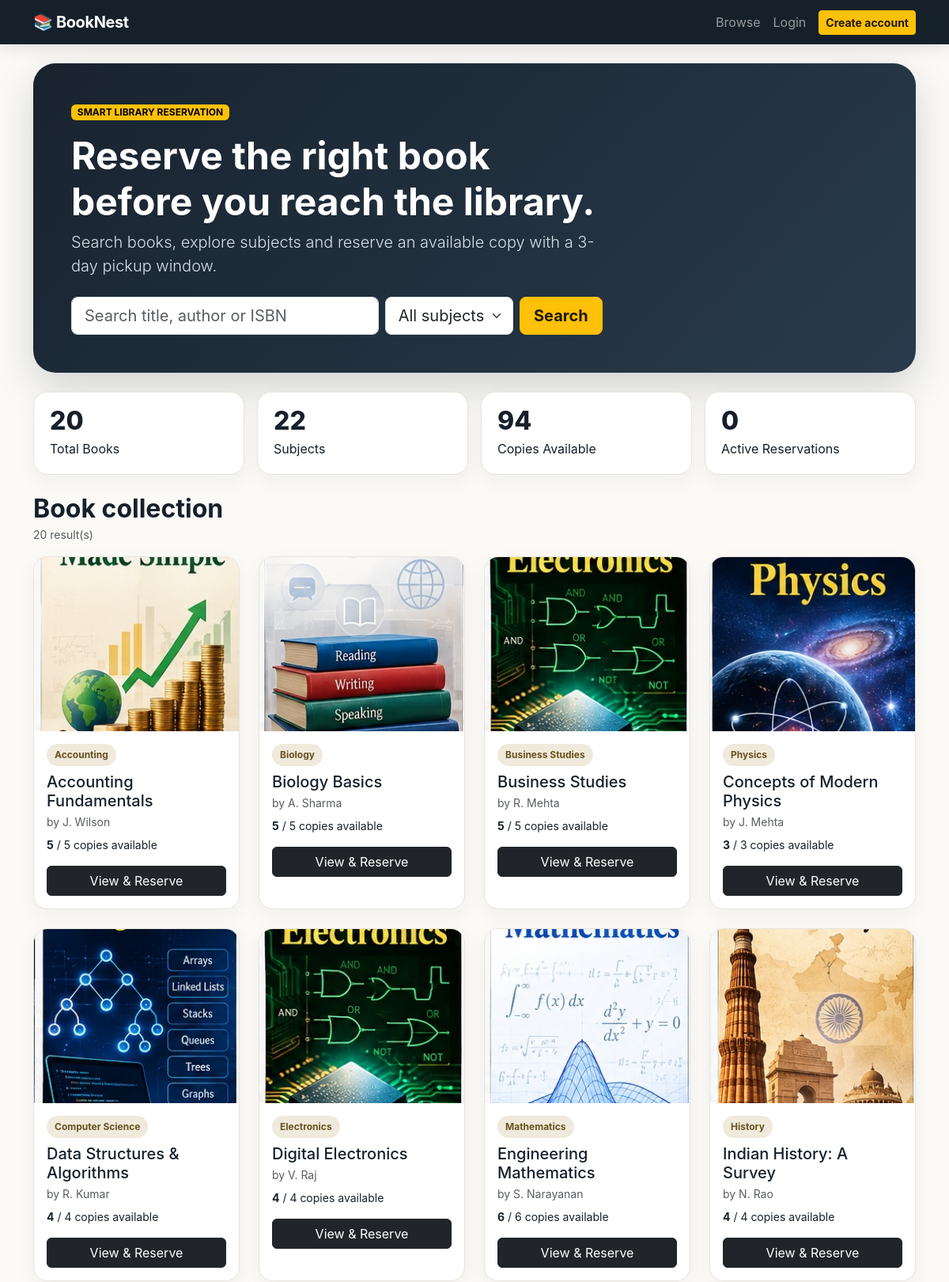
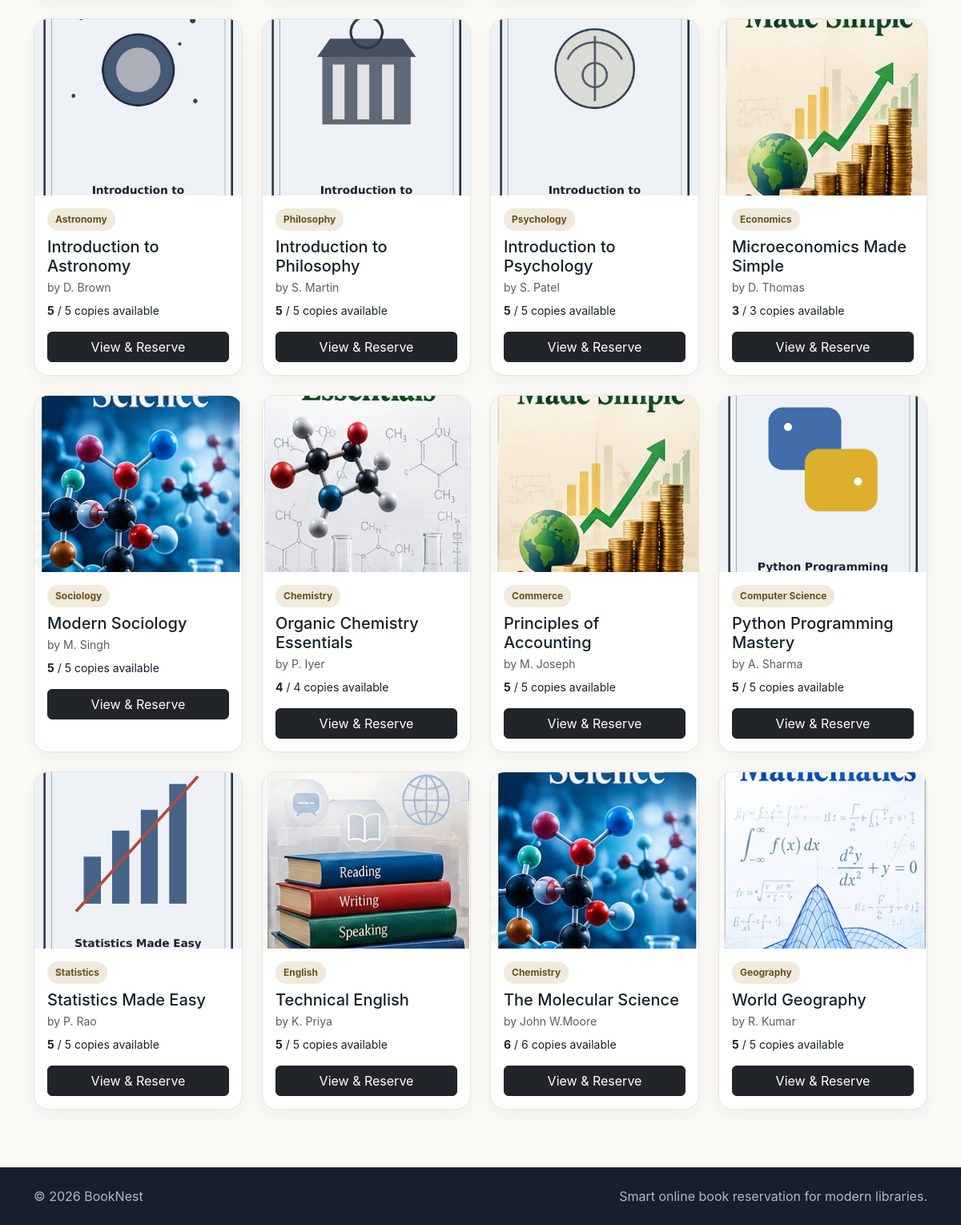
The page / on the database its author committed (2 pictures, top to bottom).
### tables this page shows
CREATE TABLE books (
        id INTEGER PRIMARY KEY AUTOINCREMENT,
        title TEXT NOT NULL,
        author TEXT NOT NULL,
        isbn TEXT UNIQUE,
        description TEXT DEFAULT '',
        cover_url TEXT DEFAULT '',
        total_copies INTEGER NOT NULL DEFAULT 1,
        available_copies INTEGER NOT NULL DEFAULT 1,
        subject_id INTEGER,
        created_at TEXT NOT NULL,
        FOREIGN KEY(subject_id) REFERENCES subjects(id) ON DELETE SET NULL
    );

CREATE TABLE subjects (
        id INTEGER PRIMARY KEY AUTOINCREMENT,
        name TEXT UNIQUE NOT NULL,
        description TEXT DEFAULT ''
    );

### app.py (the view)
@app.route("/")
def index():
    conn = get_db()
    q = request.args.get("q", "").strip()
    subject_id = request.args.get("subject", "").strip()
    subjects = conn.execute("SELECT * FROM subjects ORDER BY name").fetchall()
    sql = """SELECT b.*, s.name AS subject_name FROM books b
             LEFT JOIN subjects s ON s.id=b.subject_id WHERE 1=1"""
    params = []
    if q:
        sql += " AND (b.title LIKE ? OR b.author LIKE ? OR b.isbn LIKE ?)"
        like = f"%{q}%"
        params += [like, like, like]
    if subject_id.isdigit():
        sql += " AND b.subject_id=?"
        params.append(int(subject_id))
    sql += " ORDER BY b.title"
    books = conn.execute(sql, params).fetchall()
    stats = {
        "books": conn.execute("SELECT COUNT(*) c FROM books").fetchone()["c"],
        "subjects": conn.execute("SELECT COUNT(*) c FROM subjects").fetchone()["c"],
        "available": conn.execute("SELECT COALESCE(SUM(available_copies),0) c FROM books").fetchone()["c"],
        "reservations": conn.execute("SELECT COUNT(*) c FROM reservations WHERE status='Reserved'").fetchone()["c"]
    }
    conn.close()
    return render_template("index.html", books=books, subjects=subjects, stats=stats, q=q, selected_subject=subject_id)

### app.py (called while the page is built)
def get_db():
    conn = sqlite3.connect(DB_PATH)
    conn.row_factory = sqlite3.Row
    conn.execute("PRAGMA foreign_keys = ON")
    return conn

@app.context_processor
def inject_globals():
    return {"year": datetime.now().year}

### templates/index.html (shortened to what this page needs)
{% extends "base.html" %}
{% block content %}
<section class="hero p-4 p-lg-5 mb-4">
  <div class="row align-items-center">
    <div class="col-lg-8">
      <span class="badge text-bg-warning mb-3">SMART LIBRARY RESERVATION</span>
      <h1 class="display-5 fw-bold">Reserve the right book before you reach the library.</h1>
      <p class="lead">Search books, explore subjects and reserve an available copy with a 3-day pickup window.</p>
      <form class="row g-2 mt-3" method="get">
        <div class="col-md-7"><input class="form-control form-control-lg" name="q" value="{{ q }}" placeholder="Search title, author or ISBN"></div>
        <div class="col-md-3">
          <select class="form-select form-select-lg" name="subject">
            <option value="">All subjects</option>
          </select>
        </div>
        <div class="col-md-2"><button class="btn btn-warning btn-lg w-100">Search</button></div>
      </form>
    </div>
  </div>
</section>
<div class="row g-3 mb-4">
  <div class="col-6 col-lg-3"><div class="stat-card"><div class="stat-num">{{ stats.books }}</div><div>Total Books</div></div></div>
  <div class="col-6 col-lg-3"><div class="stat-card"><div class="stat-num">{{ stats.subjects }}</div><div>Subjects</div></div></div>
  <div class="col-6 col-lg-3"><div class="stat-card"><div class="stat-num">{{ stats.available }}</div><div>Copies Available</div></div></div>
  <div class="col-6 col-lg-3"><div class="stat-card"><div class="stat-num">{{ stats.reservations }}</div><div>Active Reservations</div></div></div>
</div>
<div class="d-flex justify-content-between align-items-center mb-3">
  <div><h2 class="fw-bold mb-0">Book collection</h2><small class="text-muted">{{ books|length }} result(s)</small></div>
</div>
<div class="row g-4">
{% for book in books %}
  <div class="col-md-6 col-lg-4 col-xl-3">
    <div class="book-card h-100">
      {% if book.cover_url %}
        <img src="{{ book.cover_url }}" class="book-cover" alt="{{ book.title }}" onerror="this.style.display='none'; this.nextElementSibling.style.display='flex';">
      {% else %}
        <div class="cover-fallback">📖</div>
      {% endif %}
      <div class="p-3">
        <span class="subject-tag">{{ book.subject_name or 'General' }}</span>
        <h5 class="mt-2 mb-1">{{ book.title }}</h5>
        <div class="text-muted small mb-2">by {{ book.author }}</div>
        <div class="small mb-3"><strong>{{ book.available_copies }}</strong> / {{ book.total_copies }} copies available</div>
        <a class="btn btn-dark w-100" href="{{ url_for('book_detail', book_id=book.id) }}">View & Reserve</a>
      </div>
    </div>
  </div>
{% else %}
  <div class="col-12"><div class="empty-state">No books match your search.</div></div>
{% endfor %}
</div>
{% endblock %}

### templates/base.html (shortened to what this page needs)
<!doctype html>
<html lang="en">
<head>
  <link href="https://cdn.jsdelivr.net/npm/bootstrap@5.3.3/dist/css/bootstrap.min.css" rel="stylesheet">
  <link rel="stylesheet" href="{{ url_for('static', filename='css/style.css') }}">
</head>
<body>
<nav class="navbar navbar-expand-lg navbar-dark nav-glass sticky-top">
  <div class="container">
    <a class="navbar-brand fw-bold" href="{{ url_for('index') }}">📚 BookNest</a>
    <div class="collapse navbar-collapse" id="nav">
      <ul class="navbar-nav ms-auto align-items-lg-center">
        <li class="nav-item"><a class="nav-link" href="{{ url_for('index') }}">Browse</a></li>
        {% if session.get('user_id') %}
          <li class="nav-item"><a class="nav-link" href="{{ url_for('my_reservations') }}">My Reservations</a></li>
          {% if session.get('role') == 'admin' %}
            <li class="nav-item"><a class="nav-link" href="{{ url_for('admin_dashboard') }}">Admin</a></li>
          {% endif %}
          <li class="nav-item"><span class="nav-link user-pill">Hi, {{ session.get('name') }}</span></li>
          <li class="nav-item"><a class="btn btn-light btn-sm ms-lg-2" href="{{ url_for('logout') }}">Logout</a></li>
        {% else %}
          <li class="nav-item"><a class="nav-link" href="{{ url_for('login') }}">Login</a></li>
          <li class="nav-item"><a class="btn btn-warning btn-sm ms-lg-2" href="{{ url_for('register') }}">Create account</a></li>
        {% endif %}
      </ul>
    </div>
  </div>
</nav>
<main class="container py-4">
  {% block content %}{% endblock %}
</main>
<footer class="footer mt-5">
  <div class="container py-4 d-flex justify-content-between flex-wrap gap-2">
    <span>© {{ year }} BookNest</span>
    <span>Smart online book reservation for modern libraries.</span>
  </div>
</footer>
</body>
</html>

### static/css/style.css (style rules this page uses)
:root { --ink:#16202a; --muted:#697586; --cream:#f6f3ed; --gold:#ffc857; --line:#e8e4dc; }
body { background:#fbfaf7; color:var(--ink); font-family:Inter,system-ui,-apple-system,BlinkMacSystemFont,"Segoe UI",sans-serif; }
.nav-glass { background:#16202a; box-shadow:0 4px 20px rgba(0,0,0,.12); }
.navbar-brand { letter-spacing:-.4px; }
.hero { background:linear-gradient(135deg,#18232e,#293b4c); color:#fff; border-radius:28px; box-shadow:0 18px 50px rgba(24,35,46,.18); }
.hero p { color:#d7e0e8; max-width:720px; }
.stat-card { background:#fff; border:1px solid var(--line); border-radius:18px; padding:20px; box-shadow:0 8px 24px rgba(22,32,42,.05); }
.stat-num { font-size:2rem; font-weight:800; line-height:1; margin-bottom:7px; }
.book-card { background:#fff; border:1px solid var(--line); border-radius:18px; overflow:hidden; box-shadow:0 8px 24px rgba(22,32,42,.05); transition:.2s; }
.book-cover { width:100%; height:220px; object-fit:cover; background:#eee; }
.subject-tag { display:inline-block; padding:5px 10px; border-radius:999px; background:#f0eadc; font-size:.75rem; font-weight:700; color:#68521d; }
.footer { background:#16202a; color:#aeb9c4; }
a { color:#4b5f73; }
.btn-warning { color:#211a08; font-weight:700; }

### rows shown on the page
books: cover_url (picture), name "Accounting", title "Accounting Fundamentals", author "J. Wilson", available_copies "5", total_copies "5"
books: cover_url (picture), name "Biology", title "Biology Basics", author "A. Sharma", available_copies "5", total_copies "5"
books: cover_url (picture), name "Business Studies", title "Business Studies", author "R. Mehta", available_copies "5", total_copies "5"
books: cover_url (picture), name "Physics", title "Concepts of Modern Physics", author "J. Mehta", available_copies "3", total_copies "3"
books: cover_url (picture), name "Computer Science", title "Data Structures & Algorithms", author "R. Kumar", available_copies "4", total_copies "4"
books: cover_url (picture), name "Electronics", title "Digital Electronics", author "V. Raj", available_copies "4", total_copies "4"
books: cover_url (picture), name "Mathematics", title "Engineering Mathematics", author "S. Narayanan", available_copies "6", total_copies "6"
books: cover_url (picture), name "History", title "Indian History: A Survey", author "N. Rao", available_copies "4", total_copies "4"
books: cover_url (picture), name "Astronomy", title "Introduction to Astronomy", author "D. Brown", available_copies "5", total_copies "5"
books: cover_url (picture), name "Philosophy", title "Introduction to Philosophy", author "S. Martin", available_copies "5", total_copies "5"
books: cover_url (picture), name "Psychology", title "Introduction to Psychology", author "S. Patel", available_copies "5", total_copies "5"
books: cover_url (picture), name "Economics", title "Microeconomics Made Simple", author "D. Thomas", available_copies "3", total_copies "3"
books: cover_url (picture), name "Sociology", title "Modern Sociology", author "M. Singh", available_copies "5", total_copies "5"
books: cover_url (picture), name "Chemistry", title "Organic Chemistry Essentials", author "P. Iyer", available_copies "4", total_copies "4"
books: cover_url (picture), name "Commerce", title "Principles of Accounting", author "M. Joseph", available_copies "5", total_copies "5"
books: cover_url (picture), name "Computer Science", title "Python Programming Mastery", author "A. Sharma", available_copies "5", total_copies "5"
books: cover_url (picture), name "Statistics", title "Statistics Made Easy", author "P. Rao", available_copies "5", total_copies "5"
books: cover_url (picture), name "English", title "Technical English", author "K. Priya", available_copies "5", total_copies "5"
books: cover_url (picture), name "Chemistry", title "The Molecular Science", author "John W.Moore", available_copies "6", total_copies "6"
books: cover_url (picture), name "Geography", title "World Geography", author "R. Kumar", available_copies "5", total_copies "5"

### other values the page prints
{{ stats.books }} "20"
{{ stats.subjects }} "22"
{{ stats.available }} "94"
{{ stats.reservations }} "0"
{{ books|length }} "20"
